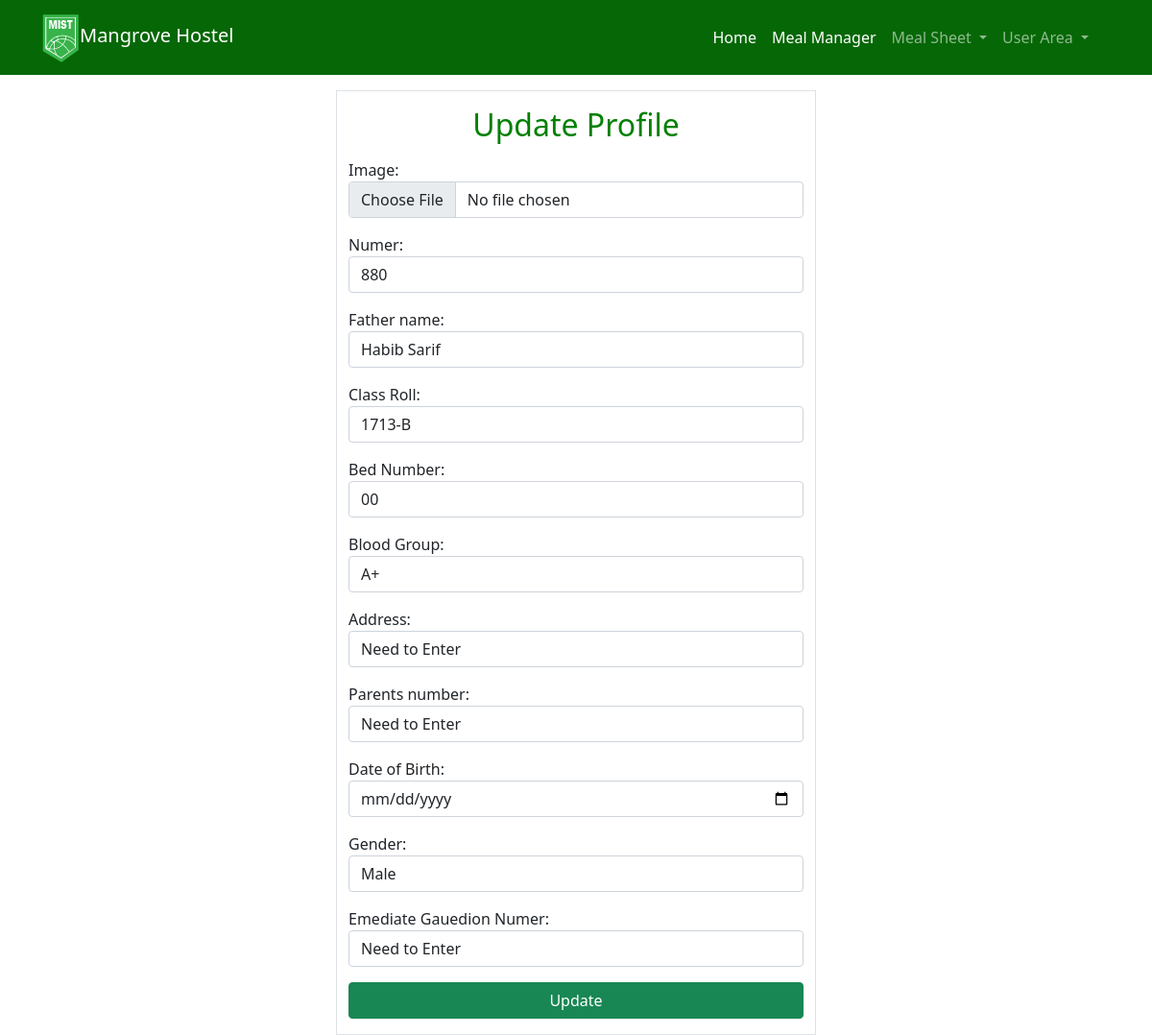
Page /updateprofile (signed in) on the committed database.
### mist/models.py (models this page shows, shortened)
class CastomUser(AbstractUser):
    StudentName=CharField(max_length=100,default='')
    Hostel=models.CharField(max_length=13,default=1)
    Image=models.ImageField(upload_to="static/profile/pic/",default="static/profile/avatar.png")
    Numer=models.IntegerField(default=+880)
    Room_Number=models.CharField(max_length=10,default="00")
    Father_name=models.CharField(max_length=50,default="Need to Enter")
    Father_profession=models.CharField(max_length=100,default="Need to Enter")
    Class_Roll=models.CharField(max_length=50,default="Need to Enter",unique=True)
    Bed_Number=models.CharField(max_length=10,default="00")
    selectblord=(
        ('A+','A+'),
        ('A-','A-'),
        ('B+','B+'),
        ('B-','B-'),
        ('AB-','AB-'),
        ('AB+','AB+'),
        ('O+','O+'),
        ('O-','O-')
        )
    Blood_Group=models.CharField(max_length=5,choices=selectblord,default="+-")
    Address=models.CharField(max_length=300,default="Need to Enter")
    Parents_number=models.CharField(max_length=15,default="Need to Enter")
    Date_of_Birth=models.CharField(max_length=30,default="Need to Enter")
    selectgender=(
        ('Male','Male'),
        ('Female','Female')
        )
    Gender=models.CharField(max_length=10,choices=selectgender,default="Male")
    Emediate_Gauedion_Numer=models.CharField(max_length=15,default="Need to Enter")
    MealBill=models.CharField(max_length=10,default="000")
    permission=models.BooleanField(default=False)
    Leave=models.BooleanField(default=False)
    hostel_incharje=models.BooleanField(default=False)

### mist/views.py (the view)
# urls.py: path('updateprofile',views.updateprofile,name="updateprofile" ),
def updateprofile(request):
    if request.user.is_authenticated:
        if request.method=="POST":
            pfrom=ProForm(request.POST,request.FILES,instance=request.user)
            if pfrom.is_valid():
                pfrom.save()
                return render(request,"profile.html",{"error":"Profile Update successfully"})
        else:
            pfrom=ProForm(instance=request.user)
            return render(request,"updateprofile.html",{"profrom":pfrom})
    else:
        return redirect(login)

### mist/form.py
class ProForm(forms.ModelForm):
    class Meta:
        model=CastomUser
        fields=["Image","Numer","Father_name","Class_Roll","Bed_Number","Blood_Group","Address","Parents_number","Date_of_Birth","Gender","Emediate_Gauedion_Numer"]
        widgets={
            "Image":forms.FileInput(attrs={"class":"form-control"}),
            "Numer":forms.TextInput(attrs={"class":"form-control"}),
            "Father_name":forms.TextInput(attrs={"class":"form-control"}),
            "Class_Roll":forms.TextInput(attrs={"class":"form-control"}),
            "Bed_Number":forms.TextInput(attrs={"class":"form-control"}),
            "Blood_Group":forms.Select(attrs={"class":"form-control"}),
            "Address":forms.TextInput(attrs={"class":"form-control"}),
            "Parents_number":forms.TextInput(attrs={"class":"form-control"}),
            "Date_of_Birth":forms.DateInput(attrs={'class':'form-control', 'type':'date'}),
            "Gender":forms.Select(attrs={"class":"form-control"}),
            "Emediate_Gauedion_Numer":forms.TextInput(attrs={"class":"form-control"}),
        }

### mist/templates/updateprofile.html (shortened to what this page needs)
{% extends 'base.html' %}
{% load static %}
{% block head %}
<link rel="stylesheet" type="text/css" href="{% static 'style.css' %}">
{% endblock  %}
{% block body %}
<div class="container col-lg-5 mt-3 pb-3 border border-#999 fcolor">
	<h1 class="h2 mt-3 mb-3 fcolor" align="center" style="color:green;">Update Profile</h1>
	<form method="post" enctype="multipart/form-data">
        {{profrom.as_p}}
		<button type="submit" class="btn btn-success w-100">Update</button>
	</form>
</div>
{% endblock  %}

### rows in the picture
CastomUser: Numer "880", Father_name "Habib Sarif", Class_Roll "1713-B", Bed_Number "00", Blood_Group "A+", Address "Need to Enter", Parents_number "Need to Enter", Gender "Male", Emediate_Gauedion_Numer "Need to Enter"
